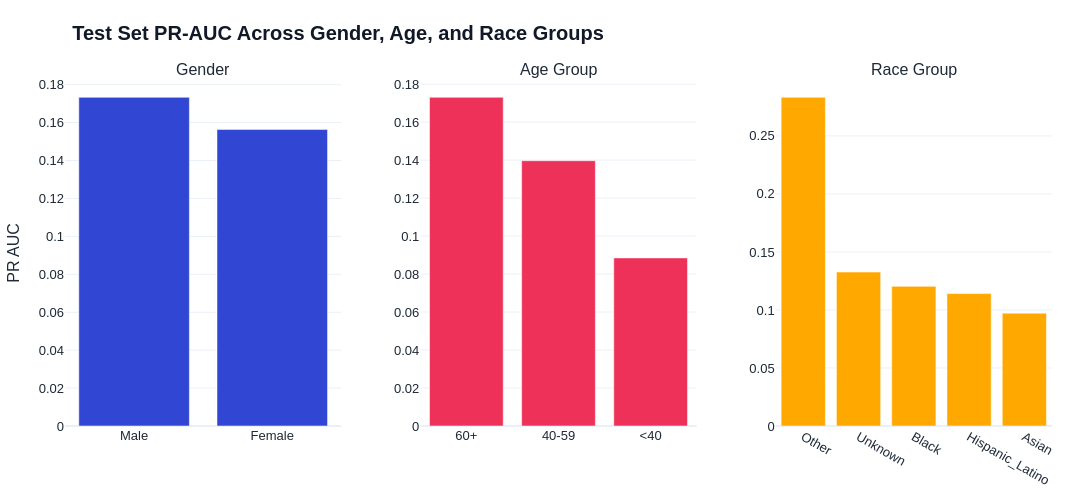

The cell this chart's notebook holds for it:
### Code cell
plot_fairness_subplots_plotly(
    test_gender_metrics,
    test_age_metrics,
    test_race_metrics,
    metric="pr_auc",
    title="             Test Set PR-AUC Across Gender, Age, and Race Groups",
    filename="test_pr_auc_fairness_subplots.html"
)

### Figure 1 — Plotly figure (JSON) as saved in the notebook; plotly's stock layout.template omitted (floating-point values rounded to 4 significant figures)
{"data": [{"marker": {"color": "#3146D3"}, "name": "Gender", "type": "bar", "x": ["Male", "Female"], "xaxis": "x", "y": [0.1733, 0.1564], "yaxis": "y"}, {"marker": {"color": "#EE3158"}, "name": "Age Group", "type": "bar", "x": ["60+", "40-59", "<40"], "xaxis": "x2", "y": [0.1731, 0.1397, 0.0885], "yaxis": "y2"}, {"marker": {"color": "#FFA800"}, "name": "Race Group", "type": "bar", "x": ["Other", "Unknown", "Black", "Hispanic_Latino", "Asian"], "xaxis": "x3", "y": [0.2833, 0.1327, 0.1203, 0.1141, 0.09722], "yaxis": "y3"}], "layout": {"annotations": [{"font": {"size": 16}, "showarrow": false, "text": "Gender", "x": 0.14, "xanchor": "center", "xref": "paper", "y": 1, "yanchor": "bottom", "yref": "paper"}, {"font": {"size": 16}, "showarrow": false, "text": "Age Group", "x": 0.5, "xanchor": "center", "xref": "paper", "y": 1, "yanchor": "bottom", "yref": "paper"}, {"font": {"size": 16}, "showarrow": false, "text": "Race Group", "x": 0.86, "xanchor": "center", "xref": "paper", "y": 1, "yanchor": "bottom", "yref": "paper"}], "font": {"color": "#1F2937", "family": "Arial", "size": 13}, "height": 500, "legend": {"title": {"text": "Outcome"}}, "margin": {"b": 50, "l": 50, "r": 40, "t": 80}, "paper_bgcolor": "white", "plot_bgcolor": "white", "showlegend": false, "title": {"font": {"color": "#111827", "size": 20}, "text": "<b>             Test Set PR-AUC Across Gender, Age, and Race Groups</b>", "x": 0, "xanchor": "left"}, "width": 1200, "xaxis": {"anchor": "y", "domain": [0, 0.28], "tickangle": 0}, "xaxis2": {"anchor": "y2", "domain": [0.36, 0.64], "tickangle": 0}, "xaxis3": {"anchor": "y3", "domain": [0.72, 1], "tickangle": 30}, "yaxis": {"anchor": "x", "domain": [0, 1], "title": {"text": "PR AUC"}}, "yaxis2": {"anchor": "x2", "domain": [0, 1], "title": {"text": ""}}, "yaxis3": {"anchor": "x3", "domain": [0, 1], "title": {"text": ""}}}}
